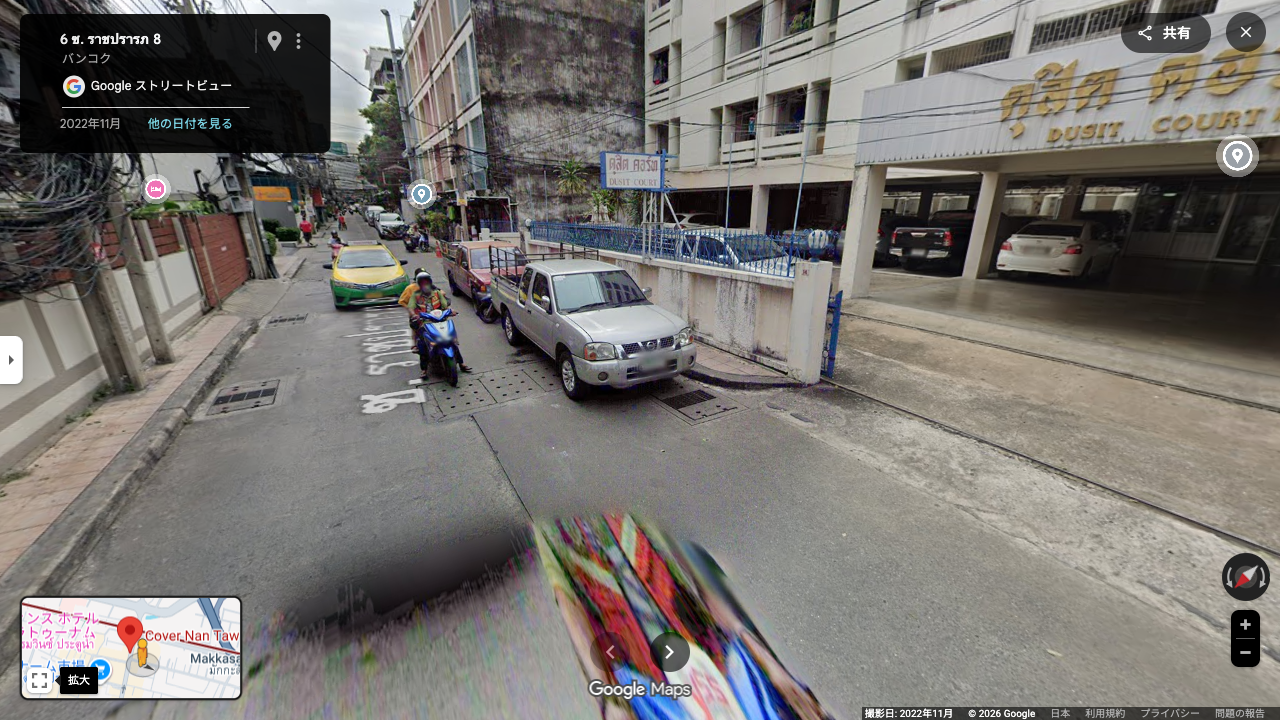
#> input picture w01_r000_s8.76.png, 1280 x 720 px
$ python -i streetview_spaghetti_poc.py   (imports and definitions only)
#> lines starting #> are read from the running program, lines starting #| are printed output that depends on the picture
#> further down, picture is the input picture: shape (720, 1280, 3); mean B, G, R 112, 115.8, 119.5
#!/usr/bin/env python3
import argparse
import time
from pathlib import Path
from urllib.parse import urlparse, parse_qs

import cv2
import numpy as np
from playwright.sync_api import sync_playwright


# =========================
# URL 正規化（Street View に入りやすく）
# =========================
# [133 lines left out: functions normalize_streetview_url, wait_until_streetview_like, focus_streetview_canvas, drag_rotate, nudge_pitch_up, is_blank_like and 1 more, not called in this run]


# =========================
# 電線スコア
# =========================
def spaghetti_score(img: np.ndarray) -> float:
    h, w = img.shape[:2]
#> h = 720; w = 1280
    roi = img[: int(h * 0.6), :]
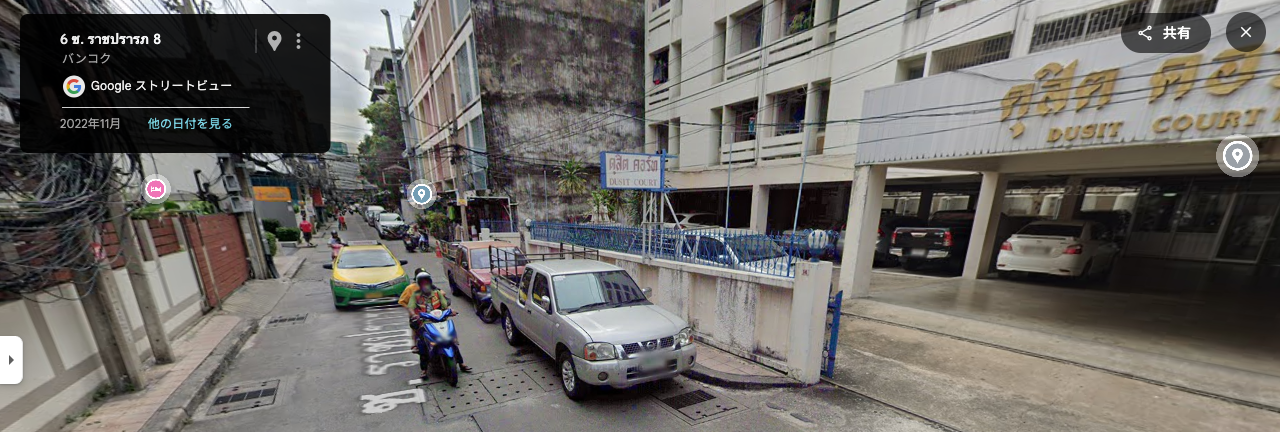
#> roi: shape (432, 1280, 3); mean B, G, R 101, 104.9, 108.1
    gray = cv2.cvtColor(roi, cv2.COLOR_BGR2GRAY)
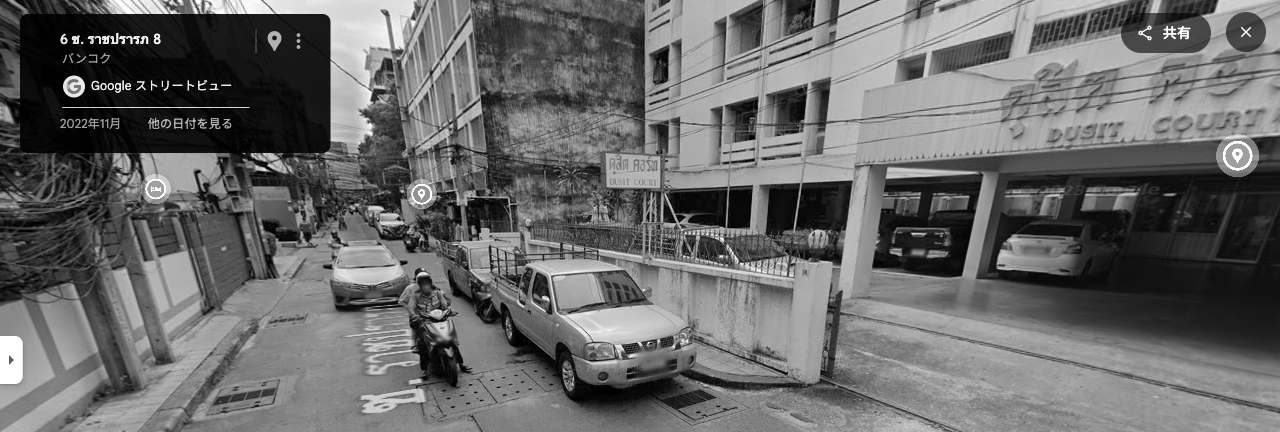
#> gray: shape (432, 1280); min 0, max 255, mean 105.4
    edges = cv2.Canny(gray, 60, 160)
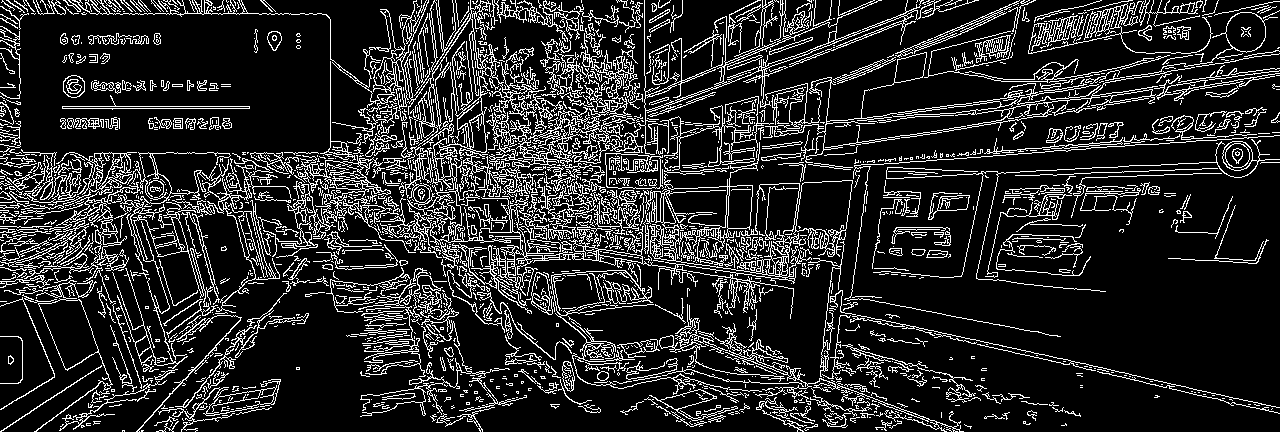
#> edges: shape (432, 1280); 16.1% white in thin lines or dots

    edge_density = edges.mean() / 255.0
#> edge_density = 0.161
    lines = cv2.HoughLinesP(edges, 1, np.pi / 180, 60, minLineLength=int(w * 0.06), maxLineGap=10)
#> lines = 406 rows, first 6: [50, 221, 140, 215], [899, 157, 1049, 149], [414, 214, 494, 232], [240, 240, 345, 223], [97, 226, 261, 195], [283, 186, 572, 151]
    line_count = 0 if lines is None else len(lines)
#> line_count = 406

    return 4.0 * edge_density + 0.02 * line_count


# =========================
# main
# =========================
# [65 lines left out: function main, not called in this run]


# [2 lines not run here, left out]

>>> import cv2
>>> picture = cv2.imread('w01_r000_s8.76.png')
>>> result = spaghetti_score(picture)
#> result = 8.76

$ run again, on w01_r004_s10.51.png
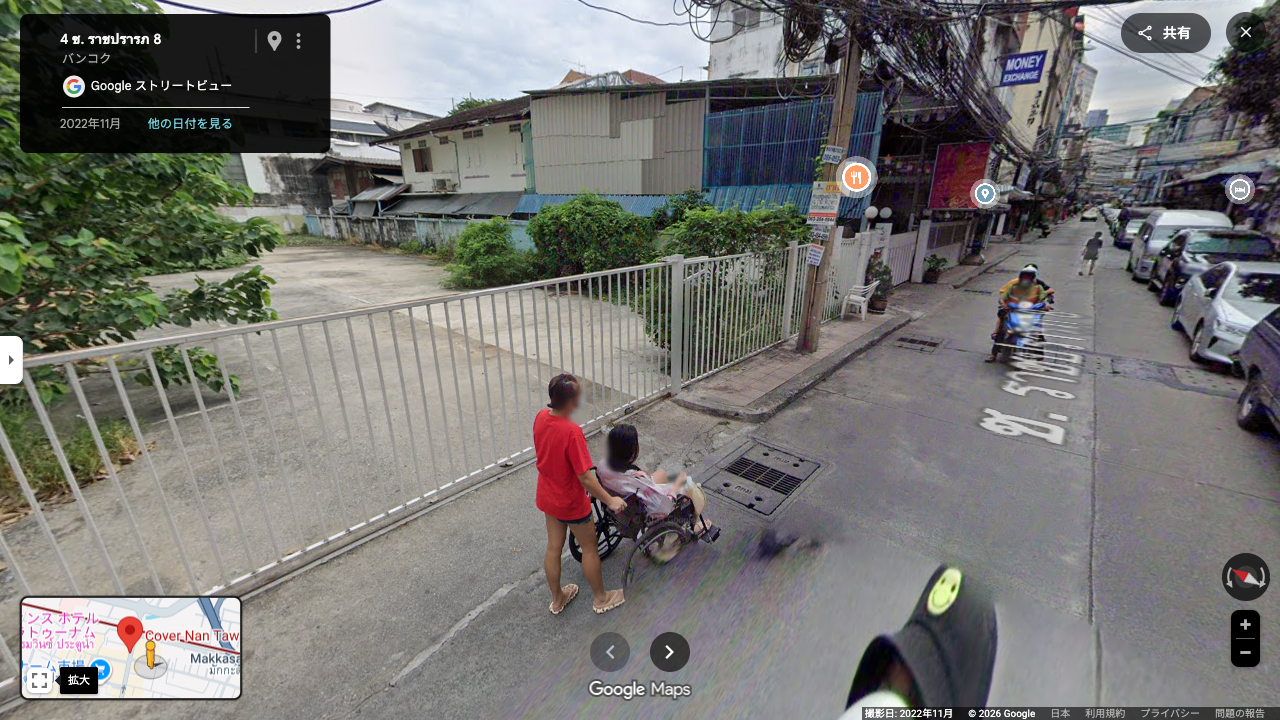
#> input picture w01_r004_s10.51.png, 1280 x 720 px
#> picture is the input picture: shape (720, 1280, 3); mean B, G, R 114.4, 117.2, 118.2
#> in spaghetti_score, `gray = cv2.cvtColor(roi, cv2.COLOR_BGR2GRAY)`:
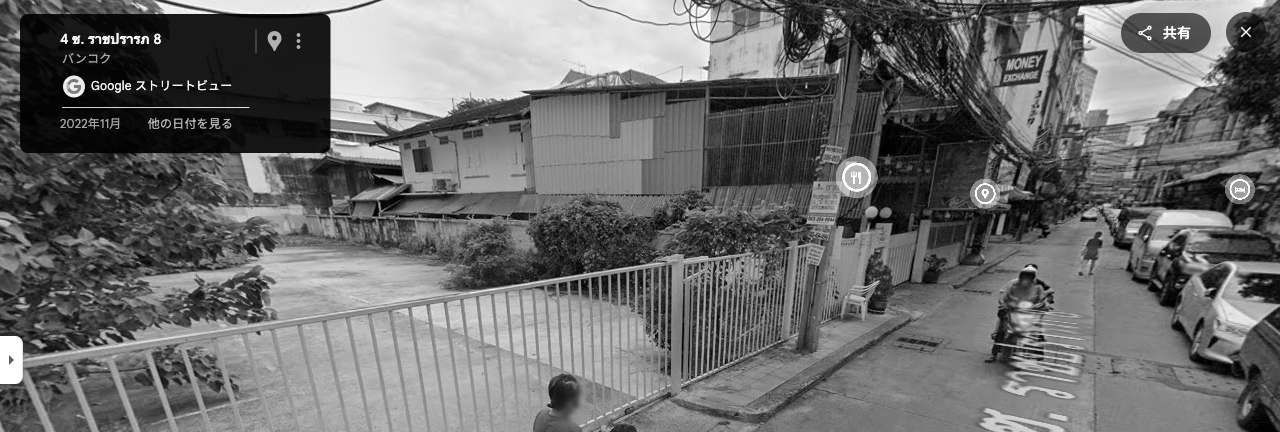
#> gray: shape (432, 1280); min 0, max 255, mean 108.1
#> in spaghetti_score, `edges = cv2.Canny(gray, 60, 160)`:
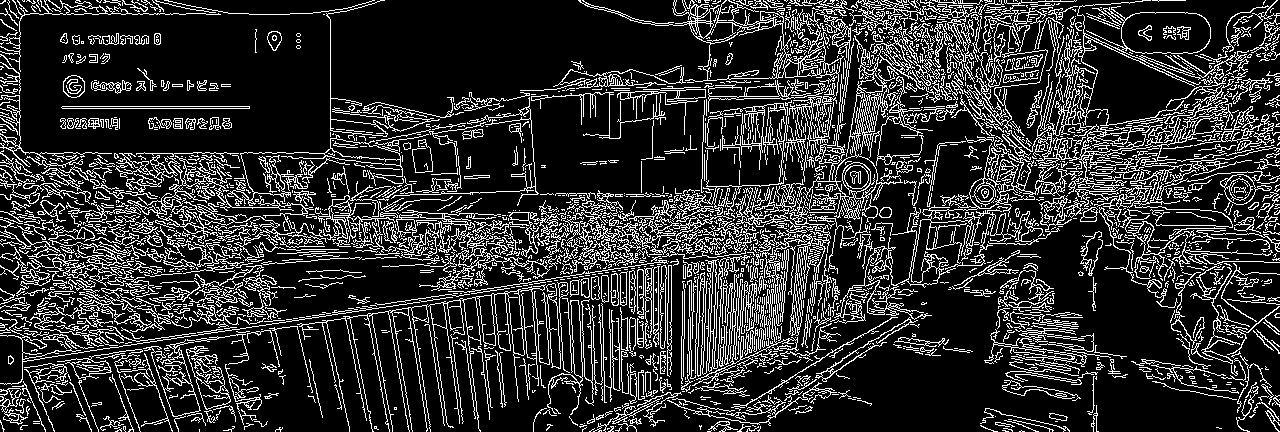
#> edges: shape (432, 1280); 18.8% white in thin lines or dots
#> edge_density = 0.188
#> lines = 488 rows, first 6: [324, 224, 703, 224], [1128, 123, 1239, 96], [910, 213, 1011, 206], [270, 241, 512, 237], [715, 205, 819, 212], [189, 248, 320, 246]
#> line_count = 488
#> result = 10.51

$ run again, on w01_r005_s9.42.png
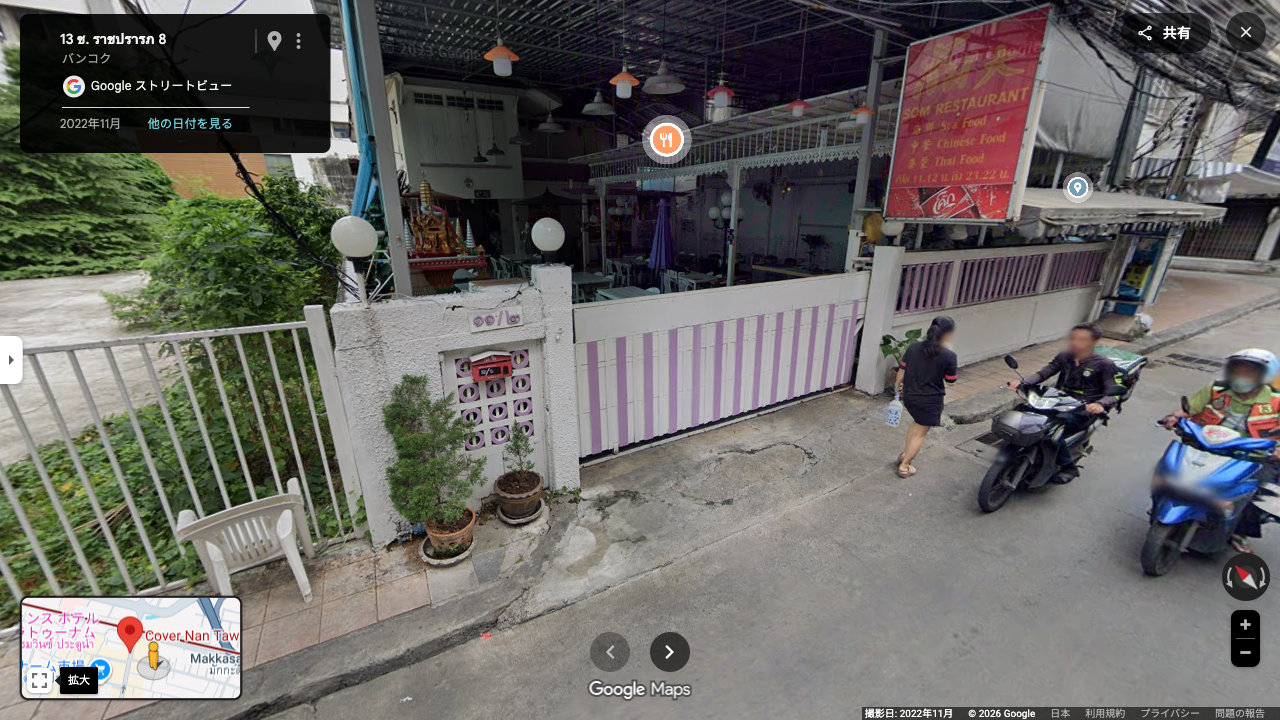
#> input picture w01_r005_s9.42.png, 1280 x 720 px
#> picture is the input picture: shape (720, 1280, 3); mean B, G, R 99.9, 103.5, 105.7
#> in spaghetti_score, `gray = cv2.cvtColor(roi, cv2.COLOR_BGR2GRAY)`:
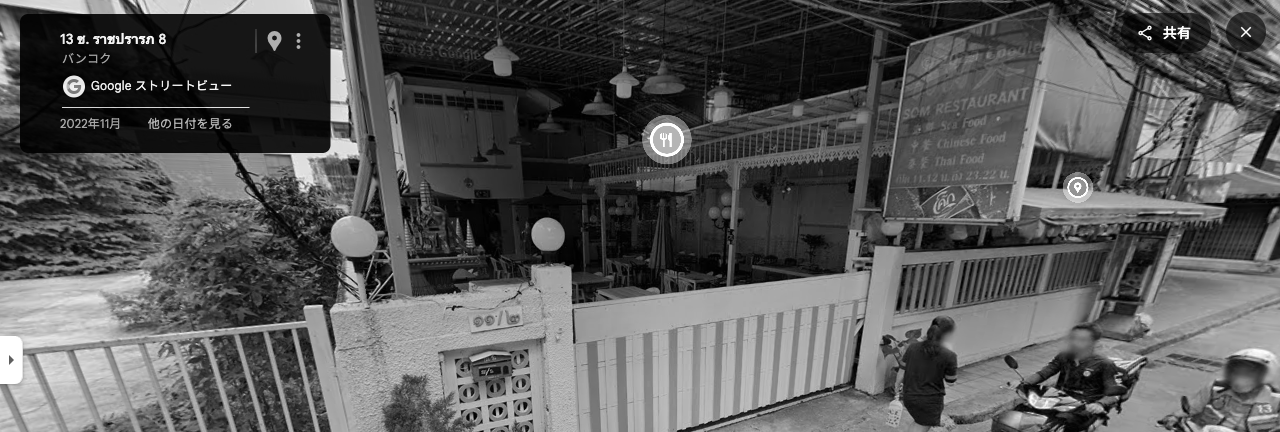
#> gray: shape (432, 1280); min 0, max 255, mean 88.1
#> in spaghetti_score, `edges = cv2.Canny(gray, 60, 160)`:
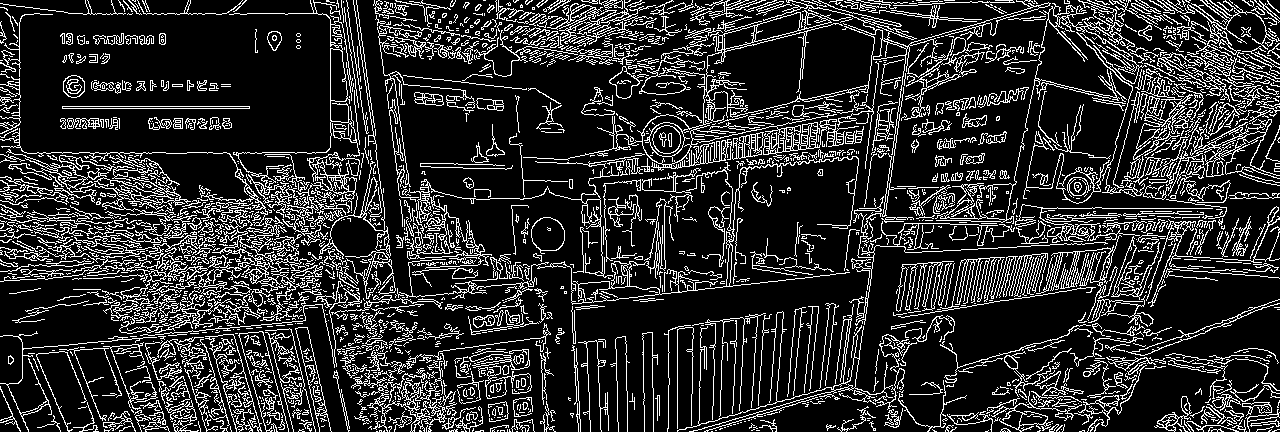
#> edges: shape (432, 1280); 17.9% white in thin lines or dots
#> edge_density = 0.179
#> lines = 435 rows, first 6: [627, 174, 898, 122], [68, 13, 358, 13], [157, 263, 273, 241], [167, 230, 384, 207], [108, 338, 302, 321], [1107, 72, 1230, 48]
#> line_count = 435
#> result = 9.42

$ run again, on w01_r006_s10.99.png
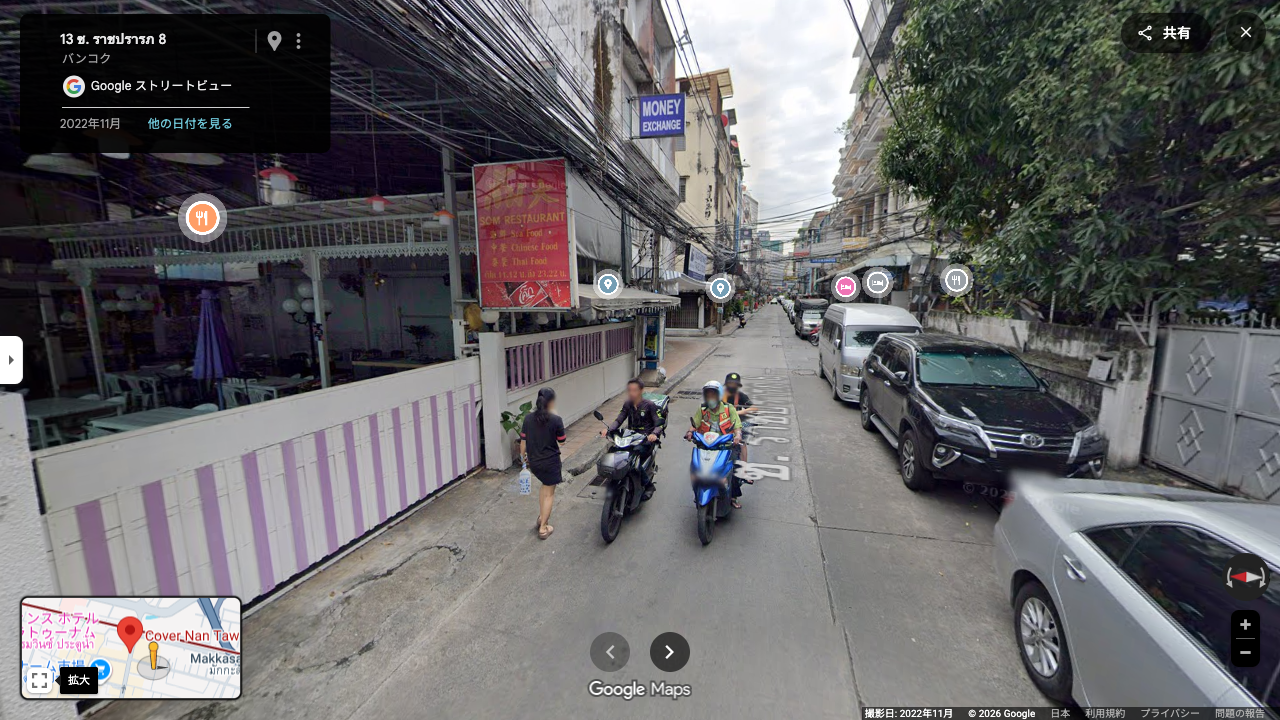
#> input picture w01_r006_s10.99.png, 1280 x 720 px
#> picture is the input picture: shape (720, 1280, 3); mean B, G, R 102, 100, 101.3
#> in spaghetti_score, `gray = cv2.cvtColor(roi, cv2.COLOR_BGR2GRAY)`:
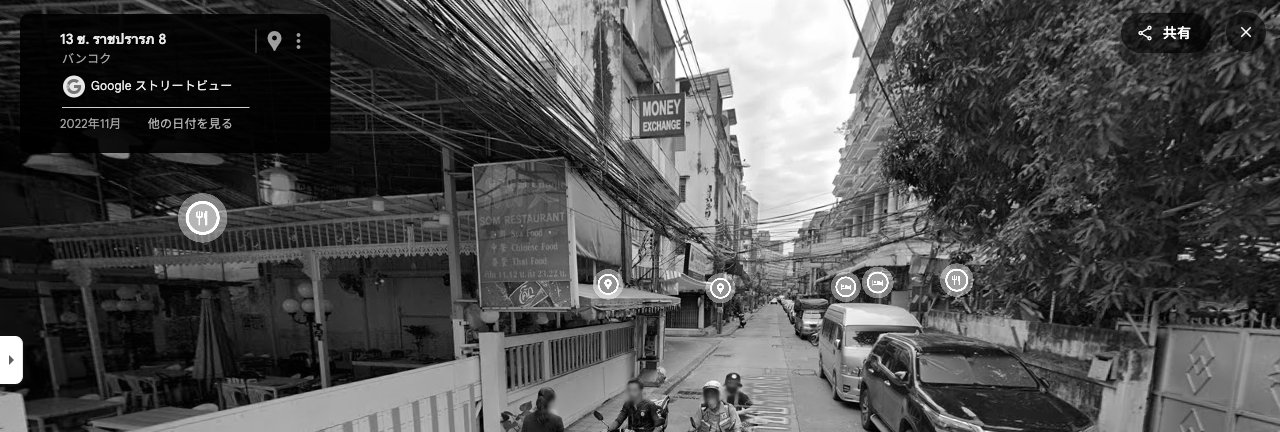
#> gray: shape (432, 1280); min 0, max 255, mean 79.9
#> in spaghetti_score, `edges = cv2.Canny(gray, 60, 160)`:
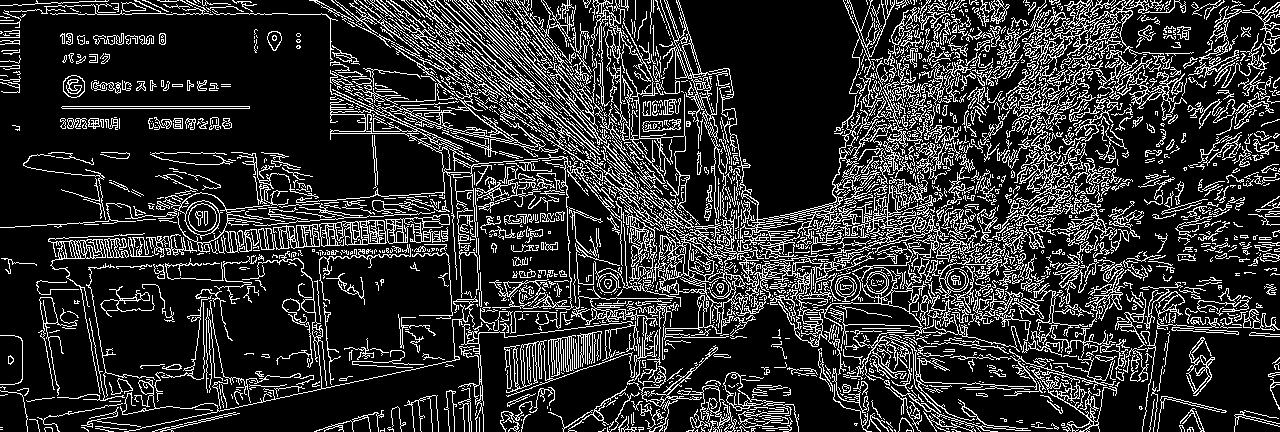
#> edges: shape (432, 1280); 18.8% white in thin lines or dots
#> edge_density = 0.188
#> lines = 512 rows, first 6: [206, 252, 476, 238], [214, 237, 486, 233], [810, 208, 988, 239], [563, 152, 722, 112], [609, 268, 765, 290], [220, 234, 423, 223]
#> line_count = 512
#> result = 10.99
